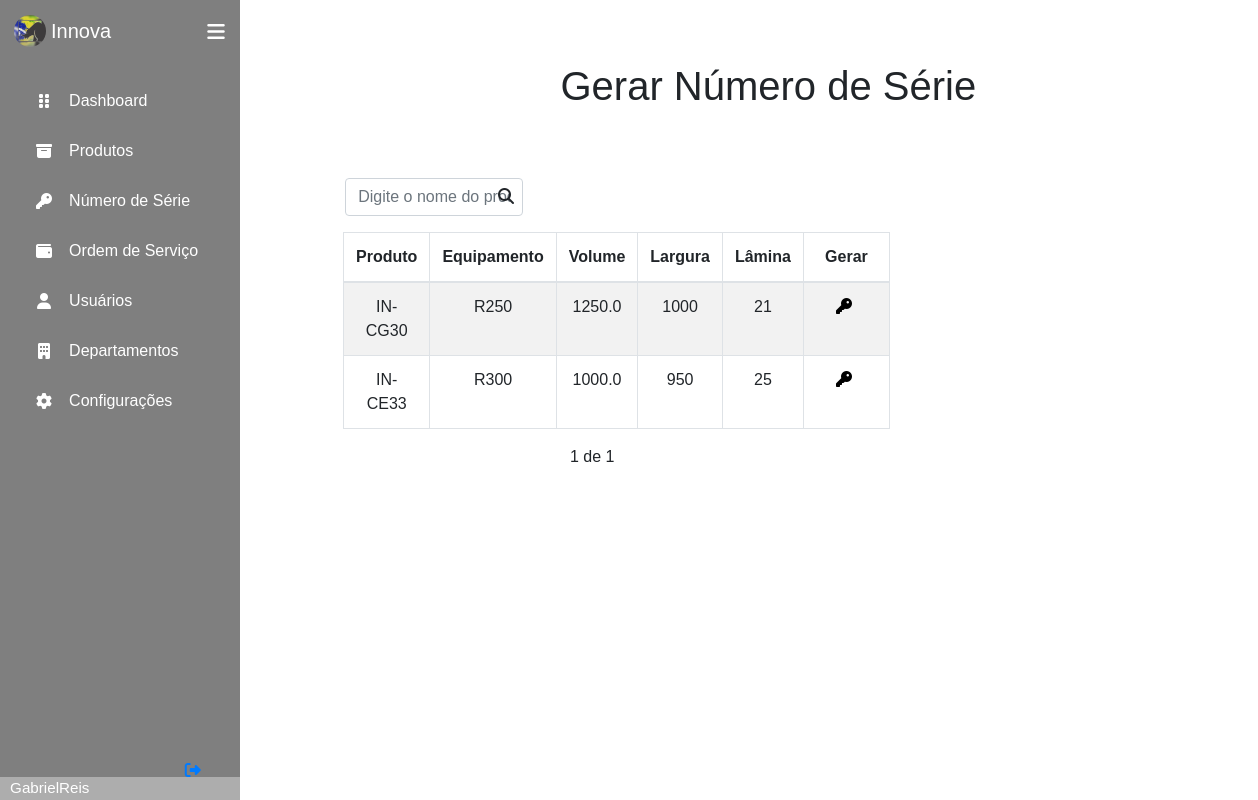
The page /products/newSerialNumber/ (signed in) on the database its author committed.
### produtos/models.py (models this page shows, shortened)
class Produto(models.Model):
    segmento = (
        ('A', 'Agrícola'),
        ('C', 'Construção'),
        ('F', 'Florestal'),
        ('I', 'Industrial'),
        ('U', 'Automotiva'),
        ('M', 'Mineração'),
    )
    tipoProduto = (
        ('AC', 'Acessório'),
        ('CC', 'Carregadeira'),
        ('CD', 'Chapa de desgaste'),
        ('CB', 'Chock bar'),
        ('DF', 'Dispositivos e ferramentas'),
        ('ER', 'Engate rápido'),
        ('CE', 'Escavadeira'),
        ('FP', 'Ferramenta de penetração de solo'),
        ('GA', 'Garfo'),
        ('CG', 'Graniteira'),
        ('LA', 'Lâmina'),
        ('LN', 'Lança'),
        ('RI', 'Ripper'),
        ('SG', 'Segmento'),
        ('VA', 'Vala'),
        ('SE', 'Serviço'),
    )
    classeProduto = (
        ('6 SW', '6 SW'),
        ('6 LH', '6 LH'),
        ('7 SW', '7 SW'),
        ('7 LH', '7 LH'),
        ('7S SW', '7S SW'),
        ('7S LH', '7S LH'),
        ('8 SW', '8 SW'),
        ('8 LH', '8 LH'),
        ('9 SW', '9 SW'),
        ('9 LH', '9 LH'),
        ('9S SW', '9S SW'),
        ('9S LH', '9S LH'),
    )
    dureza = (
        ('GD', 'Geral'),
        ('HD', 'Pesada'),
        ('SD', 'Severa'),
        ('XD', 'Extrema'),
    )
    segmento = CharField(max_length=30, choices=segmento, null=True)
    nome = CharField(max_length=30, null=True)
    equipamento = CharField(max_length=10, null=True)
    capacidade = FloatField(null=True)
    largura = IntegerField(null=True)
    lamina = IntegerField(null=True)
    peso = IntegerField(null=True)
    codigo = CharField(max_length=2, choices=tipoProduto, null=True)
    categoria = CharField(max_length=5, choices=classeProduto, null=True)
    classeAplicacao = CharField(max_length=2, choices=dureza, null=True)
    dateCriacao = DateTimeField(auto_now_add=True)
    dateUpdate = DateTimeField(auto_now=True)
    numeroSerie = ForeignKey(NumeroSerie, null = True, on_delete=CASCADE)
    responsavel = ForeignKey(Colaborador, null=True, on_delete=SET_NULL)

### produtos/views.py (the view)
# urls.py: path('newSerialNumber/', views.GenerateSerial, name = 'Generate_SerialNumber'),
def GenerateSerial(request):
    generate = request.GET.get('generate')
    if generate:
        productsList = Produto.objects.filter(nome__icontains = generate)
    productsList = Produto.objects.all()
    paginator = Paginator(productsList, 10)
    page = request.GET.get('page')
    productsList = paginator.get_page(page)
    return render(request, 'produtos/NewSerialNumber.html', {'products': productsList})

### templates/produtos/NewSerialNumber.html (shortened to what this page needs)
{% extends 'base.html' %}
{% load crispy_forms_tags %}
{% block content %}
    <div class="container title">
        <h1> Gerar Número de Série</h1>
    </div>
    <div class="offset-1 col-6 body-generate">
        <form method="GET" class="col-5 search-generate">
            <input class="form-control" type="text" id="generate" name="generate" placeholder="Digite o nome do produto">
            <i class="fas fa-search" id="search-button"></i>
        </form>
        {% if products|length > 0 %}
        <table class="table table-striped table-hover table-bordered tab-generate">
            <thead>
                <tr>
                    <th scope="col">Produto</th>
                    <th scope="col">Equipamento</th>
                    <th scope="col">Volume</th>
                    <th scope="col">Largura</th>
                    <th scope="col">Lâmina</th>
                    <th scope="col">Gerar</th>
            </thead>
            <tbody>
                {% for product in products %}
                    <tr scope="row">
                        <td>
                            {{product.nome}}
                        </td>
                        <td>
                            {{product.equipamento}}
                        </td>
                        <td>
                            {{product.capacidade}}
                        </td>
                        <td>
                            {{product.largura}}
                        </td>
                        <td>
                            {{product.lamina}}
                        </td>
                        <td>
                            <a href="" class="icon generate-serial" onclick="confirmButton()">
                                <div class="col">
                                    <i class="fas fa-key numberSerie"></i>
                                </div>
                            </a>
                        </td>
                    </tr>
                {% endfor %}
            </tbody>
        </table>
        {% else %}
            <div class="sem-produtos">
                Nenhum produto cadastrado!
            </div>
        {% endif %}
        <div class="pagination">
            <span class="step-links">
                {% if products.paginator.num_pages %}
                <span class="current">
                    {{products.number}} de {{products.paginator.num_pages}}
                </span>
                {% endif %}
                </span>
            </div>
        </div>
    </div>
{% endblock %}

### templates/base.html (shortened to what this page needs)
{% load static %}
<!DOCTYPE html>
<html lang="pt-br">
<head>
    <link rel="stylesheet" href="{% static 'css/style.css' %}">
    <link rel="stylesheet" href="{% static 'css/bs/bootstrap.css' %}">
</head>
<body>
    {% if user.is_authenticated %}
    <div class="sidebar">
        <div class="logo_content">
            <div class="logo">
                <img src="{% static 'img/logo-base.png' %}" class="img-base"/>
                <div class="logo_name">Innova</div>
            </div>
            <i class="fas fa-bars" id="btn-menu"></i>
        </div>
        <ul class="nav_list">
            <li>
                <a href="{%url 'main:Home_Main'%}">
                    <i class="fas fa-grip-vertical"></i>
                    <span class="link_name">Dashboard</span>
                </a>
            </li>
            <li>
                <a href="{%url 'products:Home_Products'%}">
                    <i class="fas fa-archive"></i>
                    <span class="link_name">Produtos</span>
                </a>
            </li>
            <li>
                <a href="{%url 'products:Serial_Number'%}">
                    <i class="fas fa-key"></i>
                    <span class="link_name">Número de Série</span>
                </a>
            </li>
            <li>
                <a href="#">
                    <i class="fas fa-wallet"></i>
                    <span class="link_name">Ordem de Serviço</span>
                </a>
            </li>
            <li>
                <a href="{%url 'colaborators:Home_Colaborator'%}">
                    <i class="fas fa-user"></i>
                    <span class="link_name">Usuários</span>
                </a>
            </li>
            <li>
                <a href="{%url 'departments:Home_Departments'%}">
                    <i class="fas fa-building"></i>
                    <span class="link_name">Departamentos</span>
                </a>
            </li>
            <li>
                <a href="#">
                    <i class="fas fa-cog"></i>
                    <span class="link_name">Configurações</span>
                </a>
            </li>
        </ul>
        <div class="profile_content">
            <div class="profile">
                <div class="profile_details">
                    <div class="name_job">
                        <div class="name">{{ user.username }}</div>
                    </div>
                </div>
                <a href="{%url 'logout'%}">
                    <i class="fas fa-sign-out-alt" id="logout"></i>
                </a>
            </div>
        </div>
    </div>
    {% endif %}
    <div class="home_content">
        {% block content %}
        {% endblock %}
</body>
</html>

### static/css/style.css (style rules this page uses)
* { margin: 0; padding: 0; box-sizing: border-box; font-family: sans-serif; }
body { position: relative; min-height: 100vh; width: 100%; overflow: auto; }
.sidebar { position: fixed; top: 0; left: 0; height: 100%; width: 15em; background: #7F7F7F; padding: 0.37em 0.88em; }
.sidebar .logo_content .logo { color: #fff; display: flex; height: 3.13em; width: 100%; align-items: center; }
.logo_content .img-base { border-radius: 50%; margin-right: 0.31em; }
.logo_content .logo .logo_name { font-size: 1.25em; font-weight: 400; }
.sidebar #btn-menu { position: absolute; color: #fff; left: 90%; top: 0.37em; font-size: 1.25em; height: 3.13em; width: 3.13em; text-align: center; line-height: 2.5em; transform: translateX(-50%); }
.sidebar ul { margin-top: 1.25em; }
.sidebar ul li { position: relative; height: 3.13em; width: 100%; margin: 0 0.31em; list-style: none; line-height: 3.13em; }
.sidebar ul li a { color: #fff; display: flex; align-items: center; text-decoration: none; transition: all 0.4s ease; border-radius: 0.75em; }
.sidebar ul li a i { height: 3.13em; min-width: 3.13em; border-radius: 0.75em; line-height: 3.13em; text-align: center; }
.sidebar .profile_content { position: absolute; color: #fff; bottom: 0; left: 0; width: 100%; }
.profile_content .profile .profile_details { display: flex; align-items: center; background: #ADADAD; }
.profile .profile_details .name_job { margin-left: 0.63em; }
.profile .profile_details .name { font-size: 0.95em; font-weight: 400; }
.profile #logout { position: absolute; left: 88%; bottom: 0.31em; transform: translateX(-50%); min-width: 3.3em; line-height: 3.13em; font-size: 1.25; border-radius: 0.75em; }
.home_content { top: 2em; position: absolute; height: 95%; width: 84%; left: 15em; }
.title { font-size: 1.5em !important; padding: 30px; position: relative; text-align: center; }
h1 { padding-bottom: 0.75em; }
.fas.fa-search { position: absolute; cursor: pointer; top:0.6em; right: 1.5em; }
.table { text-align: center; margin-right: 0; }
.step-links { position: relative; margin-left: auto; margin-right: auto; }
.step-links .current { margin-right: 5px; margin-left: 5px; }
.fas.fa-key.numberSerie { color: #fff; margin-right: 0.63em; margin-left: 0.31em; }
.search-generate { right: 0.8em; margin-bottom: 1em; }
.fas.fa-key.numberSerie { color: #000; }

### rows shown on the page
Produto: nome "IN-CG30", equipamento "R250", capacidade "1250.0", largura "1000", lamina "21"
Produto: nome "IN-CE33", equipamento "R300", capacidade "1000.0", largura "950", lamina "25"

### other values the page prints
{{ user.username }} "GabrielReis"
{{ products.number }} "1"
{{ products.paginator.num_pages }} "1"
